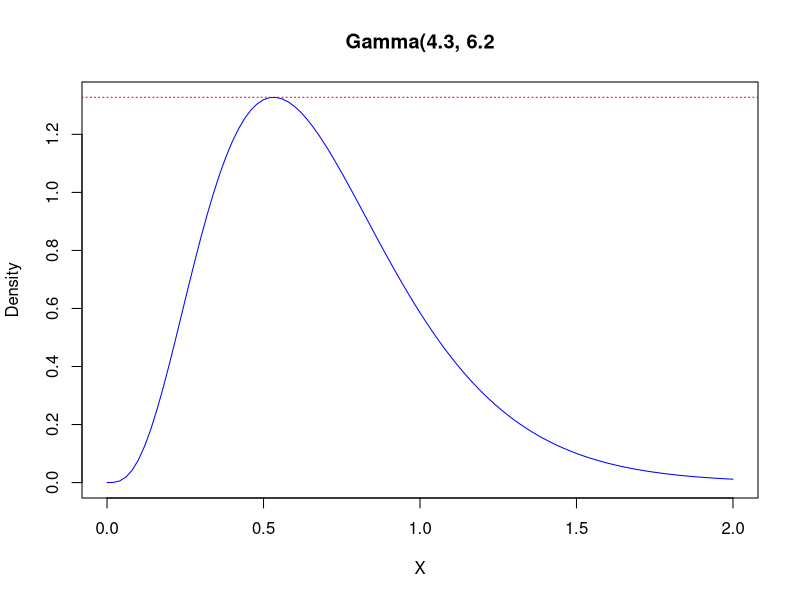
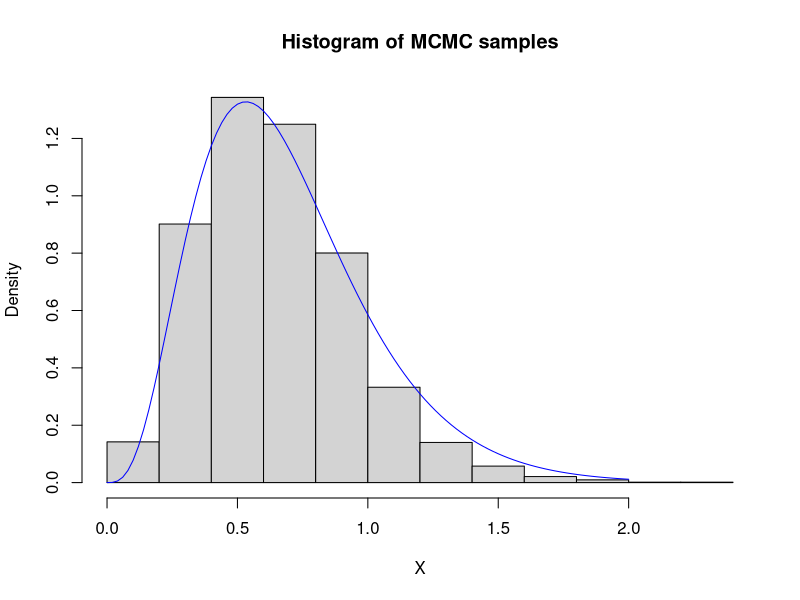
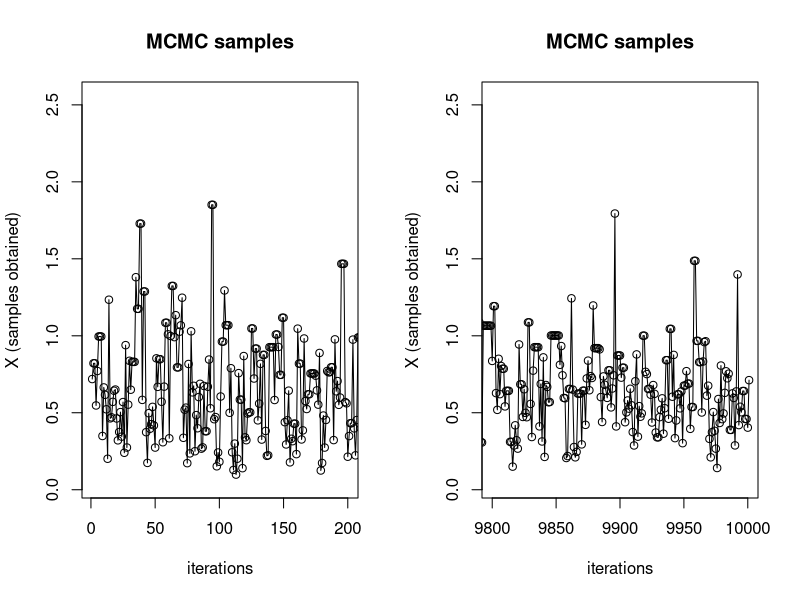
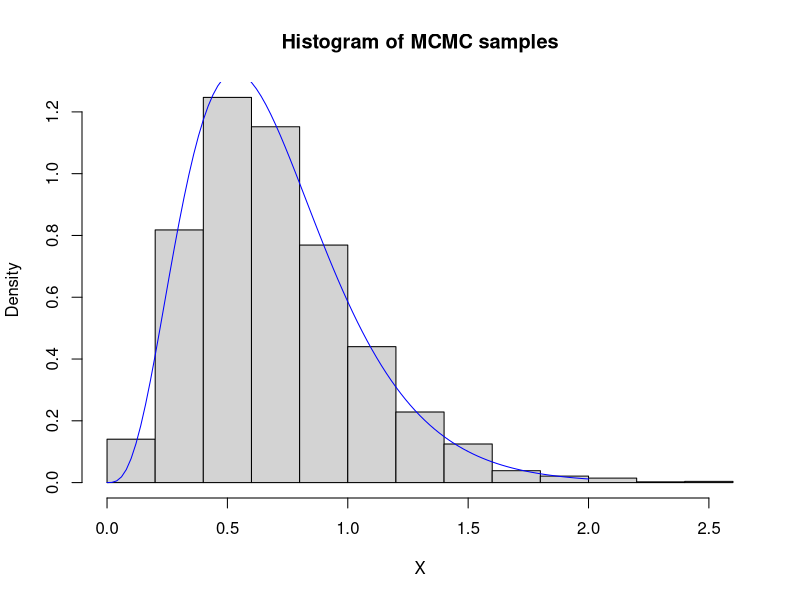
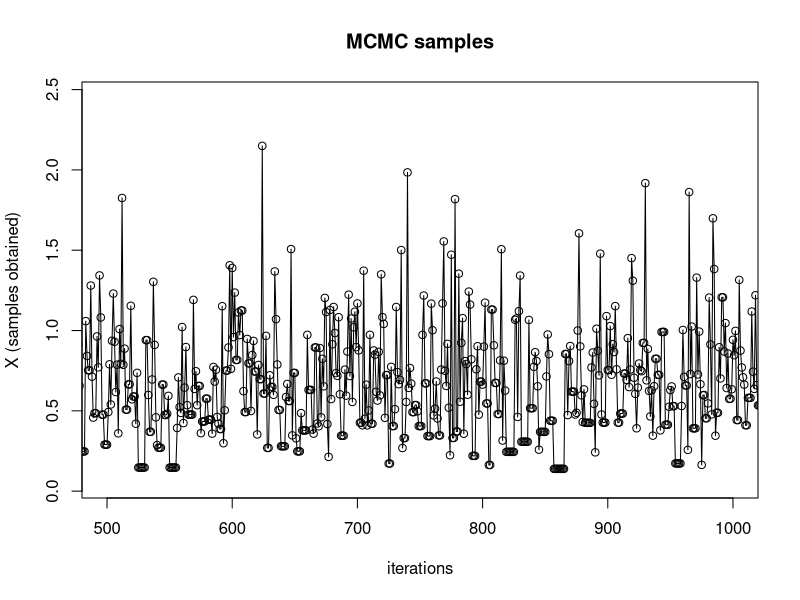
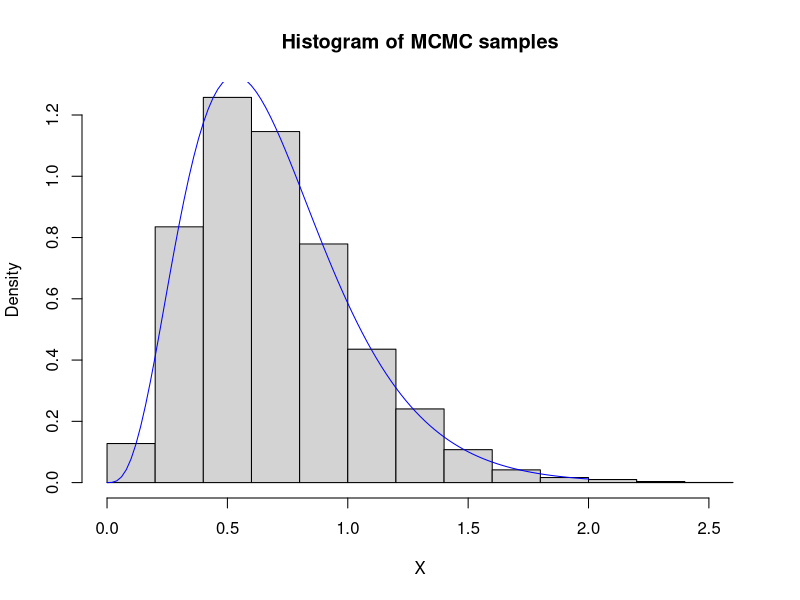

Write R code to recreate these figures, in order.
## ---- chunk 1
N = 10000

## For accept-reject, we need to find a value for M
## we can use `optimize` to find the maximum of our target density
maximum  = optimize(f = function(x){ dgamma(x = x, shape = 4.3, rate = 6.2)}, 
                    interval = c(0, 2), maximum = TRUE ) ## obtain maximum

M = maximum$objective
curve(expr = dgamma(x = x, shape = 4.3, rate = 6.2), 
      from = 0, to = 2, col = "blue",
      main = "Gamma(4.3, 6.2", xlab = "X", ylab = "Density")
abline(h = M, lty = 3, col = "red")

f = function(x){
  dgamma(x = x, shape = 4.3, rate = 6.2)
}

g = function(x){
  dgamma(x = x, shape = 4, rate = 7)
}


#N = 10
X = numeric(N)
i = 0
while(i < N){
  Y = rgamma(n = 1, shape = 4, rate = 7)
  U = runif(1)
  if(U*M <= f(Y)/g(Y)){
    i = i + 1
    X[i] = Y
  }
}

## see how samples from chain compare to Gamma density
hist(X, main = "Histogram of MCMC samples", prob = TRUE)
curve(expr = dgamma(x = x, shape = 4.3, rate = 6.2), 
      from = 0, to = 2, add = TRUE, col = "blue")

## ---- chunk 2
## Metropolis Hastings 

N = 10000
X = numeric(N)
X[1] = rgamma(n = 1, shape = 4.3, rate = 6.2)
for(i in 1:N){
  Y = rgamma(n = 1, shape = 4, rate = 7)
  rho = (dgamma(x = Y, shape = 4.3, rate = 6.2) * dgamma(x = X[i], shape = 4, rate = 7)) / 
    (dgamma(x = X[i], shape = 4.3, rate = 6.2) * dgamma(x = Y, shape = 4, rate = 7)) 
  #X[i+1] = X[i] + (Y - X[i])*(runif(1) < rho) ## equivalent to if-else statement below
  if(runif(1) < rho){
    X[i+1] = Y
  } else{
    X[i+1] = X[i]
  }
  
}



mean(X)

## see chain transitions
par(mfrow = c(1,2))
plot(X, type = "o", main = "MCMC samples",
     xlim = c(1,200),
     xlab = "iterations", ylab = "X (samples obtained)")

plot(X, type = "o", main = "MCMC samples",
     xlim = c(N-200,N),
     xlab = "iterations", ylab = "X (samples obtained)")
par(mfrow = c(1,1))


## see how samples from chain compare to Gamma density
hist(X, main = "Histogram of MCMC samples", prob = TRUE)
curve(expr = dgamma(x = x, shape = 4.3, rate = 6.2), 
      from = 0, to = 2, add = TRUE, col = "blue")

## ---- chunk 3

## Metropolis Hastings
## now compare results with Gamma(5,6)

N = 10000
X = numeric(N)
X[1] = rgamma(n = 1, shape = 4.3, rate = 6.2)
for(i in 1:N){
  Y = rgamma(n = 1, shape = 5, rate = 6)
  rho = (dgamma(x = Y, shape = 4.3, rate = 6.2) * dgamma(x = X[i], shape = 5, rate = 6)) / 
    (dgamma(x = X[i], shape = 4.3, rate = 6.2) * dgamma(x = Y, shape = 5, rate = 6)) 
  #X[i+1] = X[i] + (Y - X[i])*(runif(1) < rho) ## equivalent to if-else statement below
  if(runif(1) < rho){
    X[i+1] = Y
  } else{
    X[i+1] = X[i]
  }
  
}



mean(X)

## see chain transitions
plot(X, type = "o", main = "MCMC samples",
     xlim = c(500,1000),
     xlab = "iterations", ylab = "X (samples obtained)")

## see how samples from chain compare to Gamma density
hist(X, main = "Histogram of MCMC samples", prob = TRUE)
curve(expr = dgamma(x = x, shape = 4.3, rate = 6.2), 
      from = 0, to = 2, add = TRUE, col = "blue")
